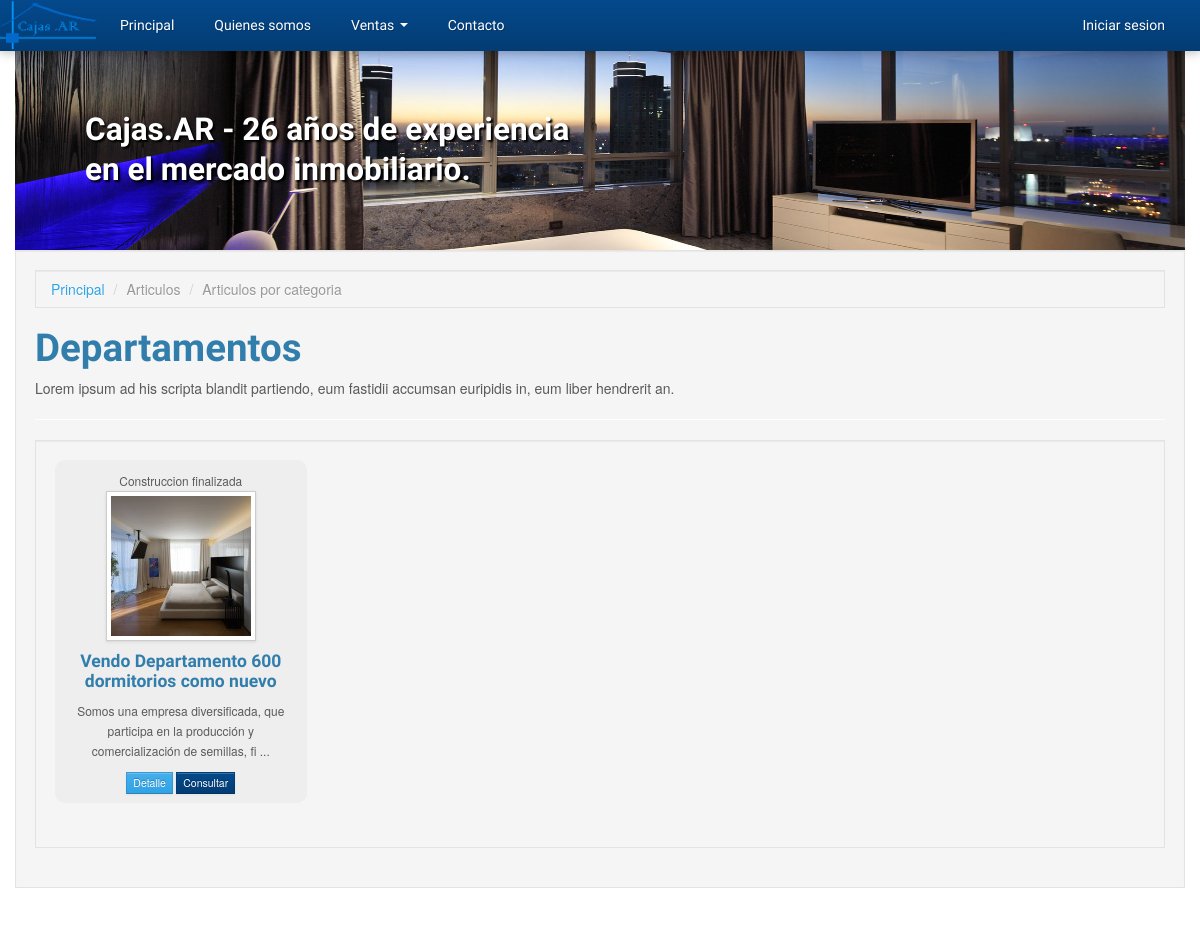
Page /index.php?page=articles-by-category&id=1 on the committed database.
### tables this page shows
CREATE TABLE IF NOT EXISTS `article_categories` (
  `id_article_category` int(8) NOT NULL AUTO_INCREMENT,
  `name` varchar(32) NOT NULL,
  PRIMARY KEY (`id_article_category`)
);

CREATE TABLE IF NOT EXISTS `articles` (
  `id_article` int(8) NOT NULL AUTO_INCREMENT,
  `id_article_category` int(2) NOT NULL,
  `id_article_type` int(2) NOT NULL,
  `id_author` int(2) NOT NULL,
  `title` varchar(128) NOT NULL,
  `description` text,
  `location` varchar(128) DEFAULT NULL,
  `address` varchar(64) DEFAULT NULL,
  `price` float DEFAULT NULL,
  `oferta` int(1) NOT NULL,
  PRIMARY KEY (`id_article`),
  KEY `id_article_category` (`id_article_category`),
  KEY `id_article_type` (`id_article_type`),
  KEY `id_author` (`id_author`)
);

CREATE TABLE IF NOT EXISTS `article_types` (
  `id_article_type` int(8) NOT NULL AUTO_INCREMENT,
  `name` varchar(64) NOT NULL,
  PRIMARY KEY (`id_article_type`)
);

### includes/mysqldb.php (called while the page is built, shortened)
<?php
class MySQLConnection
{
    private $_dbLink, $_queryResponse;
    public function connect($user, $pass, $host, $database)
    {
        $this->_dbLink = mysqli_connect($host, $user, $pass);
        mysqli_select_db($this->_dbLink, $database);
    }
    public function query($query)
    {
        $this->_queryResponse = mysqli_query($this->_dbLink, $query) or die(mysqli_error($this->_dbLink));
        return $this;
    }
    public function getResults()
    {
        $this->lastResult = array();
        if ($this->_queryResponse && !is_bool($this->_queryResponse)) {
            while ($response = mysqli_fetch_object($this->_queryResponse)) {
                $this->lastResult[] = $response;
            }
        }
        return $this->lastResult;
    }
    public function getOne()
    {
        $this->lastResult = null;
        if ($this->_queryResponse && !is_bool($this->_queryResponse)) {
            $this->lastResult = mysqli_fetch_object($this->_queryResponse);
        }
        return $this->lastResult;
    }
}

### includes/autoload.php (called while the page is built, shortened)
<?php
require_once dirname(__FILE__) . '/application.php';
require_once dirname(__FILE__) . '/mysqldb.php';
require_once dirname(__FILE__) . '/inputdata.php';
$app = new Application(
    new MySQLConnection(MYSQL_USER, MYSQL_PASS, MYSQL_HOST, MYSQL_DATABASE),
    new InputData()
);

### includes/application.php (called while the page is built, shortened)
<?php
class Application
{
    protected $db;
    public function __construct(MySQLConnection $db, InputData $io)
    {
        $this->db = $db;
        $this->io = $io;
    }
    public function getArticleCategory($categoryId)
    {
        $categoryId = (int) $categoryId;
        $queryString = ""
            . "SELECT * FROM article_categories "
            . "WHERE article_categories.id_article_category = '{$categoryId}' "
            . "LIMIT 1";
        return $this->db->query($queryString)->getOne();
    }
    public function getArticlesByCategory($categoryId, $limit = 4, $except = null)
    {
        $categoryId = (int) $categoryId;
        $limit = (int) $limit;
        $except = (int) $except;
        $queryString = ""
            . "SELECT articles.*, "
                . "users.username, "
                . "article_types.name AS article_type, "
                . "article_categories.name AS article_category "
            . "FROM articles "
                . "INNER JOIN article_categories ON articles.id_article_category = article_categories.id_article_category "
                . "INNER JOIN article_types ON articles.id_article_type = article_types.id_article_type "
                . "INNER JOIN users ON articles.id_author = users.id_user "
            . "WHERE articles.id_article_category='{$categoryId}' AND articles.id_article != '{$except}' "
            . "ORDER BY articles.id_article_type, articles.id_article DESC LIMIT {$limit}";
        return $this->db->query($queryString)->getResults();
    }
    public function getImageByCategory($categoryId)
    {
        $images = array(
            '1' => 'assets/images/depto-mini.jpg',
            '2' => 'assets/images/parking-mini.jpg',
            '3' => 'assets/images/piso-mini.jpg',
            '4' => 'assets/images/local-mini.jpg',
        );
        return isset($images[$categoryId]) ? $images[$categoryId] : '';
    }
}

### includes/inputdata.php (called while the page is built, shortened)
<?php
class InputData
{
    private $_request, $_response, $_query, $_post, $_server, $_cookies;
    public function __construct()
    {
        $this->_query    = &$_GET;
    }
    public function getQuery($param = null, $default = null)
    {
        if ($param) {
            return isset($this->_query[$param]) ?
                $this->_query[$param] : $default;
        }
        return $this->_query;
    }
}

### includes/templates/content_articles_by_category.php (the view)
<?php
$categoryId = $app->io->getQuery('id');
$category = $app->getArticleCategory($categoryId);
$articles = $app->getArticlesByCategory($categoryId, 100);
?>
<div class="container ">
    <div class="well">
        <ul class="breadcrumb well">
            <li><a href="index.php?page=home">Principal</a> <span class="divider">/</span></li>
            <li class="active">Articulos <span class="divider">/</span></li>
            <li class="active">Articulos por categoria</li>
        </ul>
        <?php if (! $category) { ?>
            <h2>La categoria no existe</h2>
        <?php } else { ?>
            <h1><?php echo $category->name; ?></h1>
            <p>Lorem ipsum ad his scripta blandit partiendo, eum fastidii accumsan euripidis in, eum liber hendrerit an.</p>
            <hr />
            <div class="well">
                  <div class="row-fluid" >
                    <?php foreach($articles as $article) { ?>
                        <div class="span3 articulo">
                            <div><small><?php echo $article->article_type; ?></small></div>
                            <div><img class="img-polaroid" src="<?php echo $app->getImageByCategory($categoryId); ?>" /></div>
                            <h4><?php echo $article->title; ?></h4>
                            <p><?php echo substr($article->description, 0, 100); ?> ...</p>
                            <p>
                                <a class="btn btn-mini btn-primary" href="index.php?page=item&id=<?php echo $article->id_article; ?>">Detalle</a>
                                <a class="btn btn-mini btn-inverse" href="index.php?page=purchase&id=<?php echo $article->id_article; ?>">Consultar</a>
                            </p>
                        </div>
                    <?php } ?>
                </div>
            </div>
        <?php } ?>
	</div>
</div>

### assets/css/nuestro.css (style rules this page uses)
.input-prepend .add-on, .input-append .add-on, .btn, .modal, .dropdown-menu, .alert, .thumbnail, .well, input, select, textarea, .bootstrap-tagsinput { border-radius: 0px!important; }
.articulo { margin:auto; padding:10px; margin-bottom:25px; text-align:center; height:343px; overflow:hidden; background:#eee; border-radius: 10px; }
.articulo p { font-size:12px; }

### rows in the picture
article_categories: name "Departamentos"
articles: id_article_type.name "Construccion finalizada", title "Vendo Departamento 600 dormitorios como nuevo", description "Somos una empresa diversificada, que participa en la producción y comercialización de semillas, fi"
